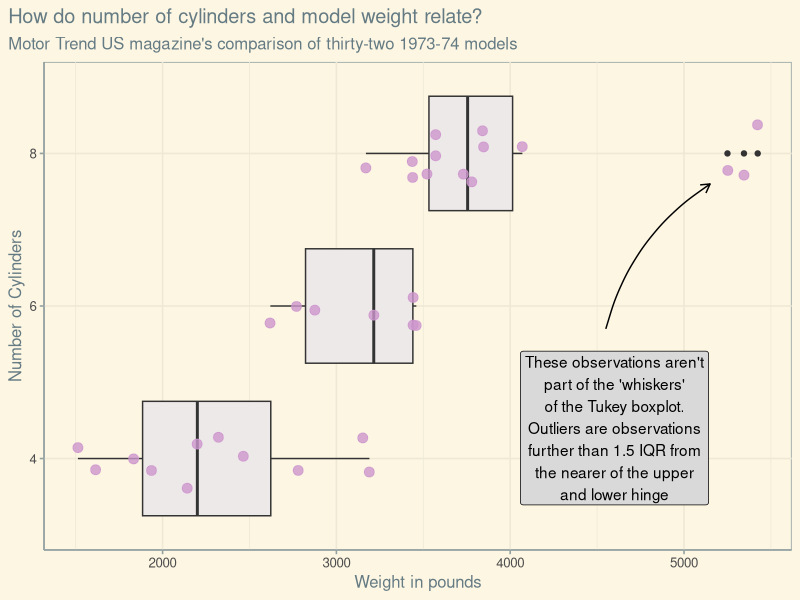

R code for this plot:
set.seed(12345)
library(tidyverse)
mtcars %>% 
  rownames_to_column(var = "model") %>% 
  ggplot() +
  aes(x = wt * 1000) +
  aes(y = factor(cyl)) +
  ggthemes::theme_solarized() +
  geom_boxplot(fill = "snow2") +
  geom_jitter(height = .2, alpha = .8,
              color = "plum3", size = 3) +
  labs(y = "Number of Cylinders") + 
  labs(x = "Weight in pounds") +
  labs(title = "How do number of cylinders and model weight relate?") +
  labs(subtitle = "Motor Trend US magazine's comparison of thirty-two 1973-74 models") +
  theme(plot.title.position = "plot") +
  geom_label(data = tibble(x = 1), # one row dataframe
             fill = "grey85", x = 4600, 
             y = 1.2, # cylinder is a factor w 3 levels
             label = "These observations aren't part of the 'whiskers' of the Tukey boxplot. Outliers are observations further than 1.5 IQR from the nearer of the upper and lower hinge" %>% 
               str_wrap(25)) +
  geom_curve(data = tibble(x = 1),
             curvature = -.2, 
             arrow = arrow(length = 
                             unit(0.1, 
                                  "inches")),
             x = 4550, xend = 5150,
             y = 1.85, yend = 2.8,
             )
